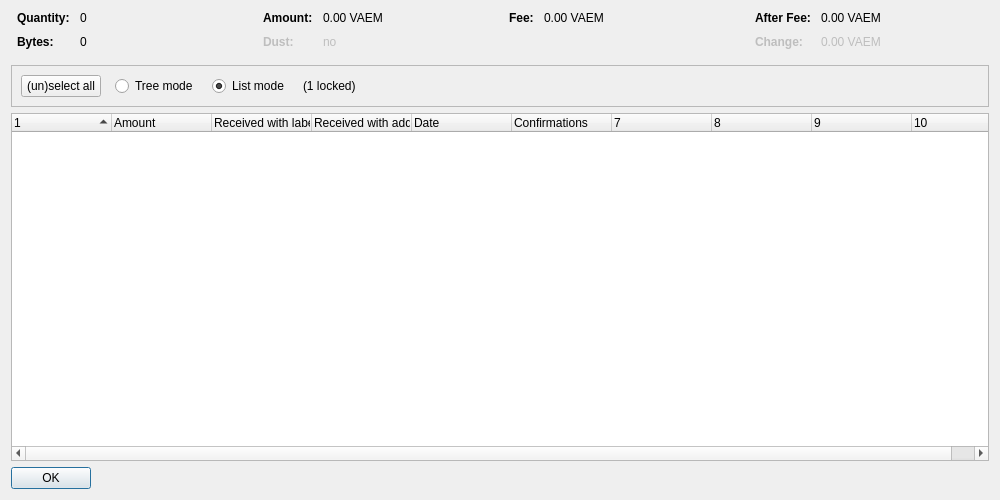
<?xml version="1.0" encoding="UTF-8"?>
<ui version="4.0">
 <class>CoinControlDialog</class>
 <widget class="QDialog" name="CoinControlDialog">
  <property name="geometry">
   <rect>
    <x>0</x>
    <y>0</y>
    <width>1000</width>
    <height>500</height>
   </rect>
  </property>
  <property name="windowTitle">
   <string>Coin Selection</string>
  </property>
  <layout class="QVBoxLayout" name="verticalLayout">
   <item>
    <layout class="QHBoxLayout" name="horizontalLayoutTop" stretch="0,0,0,0">
     <property name="topMargin">
      <number>0</number>
     </property>
     <property name="bottomMargin">
      <number>10</number>
     </property>
     <item>
      <layout class="QFormLayout" name="formLayoutCoinControl1">
       <property name="horizontalSpacing">
        <number>10</number>
       </property>
       <property name="verticalSpacing">
        <number>10</number>
       </property>
       <property name="leftMargin">
        <number>6</number>
       </property>
       <property name="rightMargin">
        <number>6</number>
       </property>
       <item row="0" column="0">
        <widget class="QLabel" name="labelCoinControlQuantityText">
         <property name="font">
          <font>
           <weight>75</weight>
           <bold>true</bold>
          </font>
         </property>
         <property name="text">
          <string>Quantity:</string>
         </property>
        </widget>
       </item>
       <item row="0" column="1">
        <widget class="QLabel" name="labelCoinControlQuantity">
         <property name="cursor">
          <cursorShape>IBeamCursor</cursorShape>
         </property>
         <property name="contextMenuPolicy">
          <enum>Qt::ActionsContextMenu</enum>
         </property>
         <property name="text">
          <string notr="true">0</string>
         </property>
         <property name="textInteractionFlags">
          <set>Qt::LinksAccessibleByMouse|Qt::TextSelectableByKeyboard|Qt::TextSelectableByMouse</set>
         </property>
        </widget>
       </item>
       <item row="1" column="0">
        <widget class="QLabel" name="labelCoinControlBytesText">
         <property name="font">
          <font>
           <weight>75</weight>
           <bold>true</bold>
          </font>
         </property>
         <property name="text">
          <string>Bytes:</string>
         </property>
        </widget>
       </item>
       <item row="1" column="1">
        <widget class="QLabel" name="labelCoinControlBytes">
         <property name="cursor">
          <cursorShape>IBeamCursor</cursorShape>
         </property>
         <property name="contextMenuPolicy">
          <enum>Qt::ActionsContextMenu</enum>
         </property>
         <property name="text">
          <string notr="true">0</string>
         </property>
         <property name="textInteractionFlags">
          <set>Qt::LinksAccessibleByMouse|Qt::TextSelectableByKeyboard|Qt::TextSelectableByMouse</set>
         </property>
        </widget>
       </item>
      </layout>
     </item>
     <item>
      <layout class="QFormLayout" name="formLayoutCoinControl2">
       <property name="horizontalSpacing">
        <number>10</number>
       </property>
       <property name="verticalSpacing">
        <number>10</number>
       </property>
       <property name="leftMargin">
        <number>6</number>
       </property>
       <property name="rightMargin">
        <number>6</number>
       </property>
       <item row="0" column="0">
        <widget class="QLabel" name="labelCoinControlAmountText">
         <property name="font">
          <font>
           <weight>75</weight>
           <bold>true</bold>
          </font>
         </property>
         <property name="text">
          <string>Amount:</string>
         </property>
        </widget>
       </item>
       <item row="0" column="1">
        <widget class="QLabel" name="labelCoinControlAmount">
         <property name="cursor">
          <cursorShape>IBeamCursor</cursorShape>
         </property>
         <property name="contextMenuPolicy">
          <enum>Qt::ActionsContextMenu</enum>
         </property>
         <property name="text">
          <string notr="true">0.00 VAEM</string>
         </property>
         <property name="textInteractionFlags">
          <set>Qt::LinksAccessibleByMouse|Qt::TextSelectableByKeyboard|Qt::TextSelectableByMouse</set>
         </property>
        </widget>
       </item>
       <item row="1" column="0">
        <widget class="QLabel" name="labelCoinControlLowOutputText">
         <property name="enabled">
          <bool>false</bool>
         </property>
         <property name="font">
          <font>
           <weight>75</weight>
           <bold>true</bold>
          </font>
         </property>
         <property name="text">
          <string>Dust:</string>
         </property>
        </widget>
       </item>
       <item row="1" column="1">
        <widget class="QLabel" name="labelCoinControlLowOutput">
         <property name="enabled">
          <bool>false</bool>
         </property>
         <property name="cursor">
          <cursorShape>IBeamCursor</cursorShape>
         </property>
         <property name="contextMenuPolicy">
          <enum>Qt::ActionsContextMenu</enum>
         </property>
         <property name="text">
          <string notr="true">no</string>
         </property>
         <property name="textInteractionFlags">
          <set>Qt::LinksAccessibleByMouse|Qt::TextSelectableByKeyboard|Qt::TextSelectableByMouse</set>
         </property>
        </widget>
       </item>
      </layout>
     </item>
     <item>
      <layout class="QFormLayout" name="formLayoutCoinControl3">
       <property name="horizontalSpacing">
        <number>10</number>
       </property>
       <property name="verticalSpacing">
        <number>10</number>
       </property>
       <property name="leftMargin">
        <number>6</number>
       </property>
       <property name="rightMargin">
        <number>6</number>
       </property>
       <item row="0" column="0">
        <widget class="QLabel" name="labelCoinControlFeeText">
         <property name="font">
          <font>
           <weight>75</weight>
           <bold>true</bold>
          </font>
         </property>
         <property name="text">
          <string>Fee:</string>
         </property>
        </widget>
       </item>
       <item row="0" column="1">
        <widget class="QLabel" name="labelCoinControlFee">
         <property name="cursor">
          <cursorShape>IBeamCursor</cursorShape>
         </property>
         <property name="contextMenuPolicy">
          <enum>Qt::ActionsContextMenu</enum>
         </property>
         <property name="text">
          <string notr="true">0.00 VAEM</string>
         </property>
         <property name="textInteractionFlags">
          <set>Qt::LinksAccessibleByMouse|Qt::TextSelectableByKeyboard|Qt::TextSelectableByMouse</set>
         </property>
        </widget>
       </item>
      </layout>
     </item>
     <item>
      <layout class="QFormLayout" name="formLayoutCoinControl4">
       <property name="horizontalSpacing">
        <number>10</number>
       </property>
       <property name="verticalSpacing">
        <number>10</number>
       </property>
       <property name="leftMargin">
        <number>6</number>
       </property>
       <property name="rightMargin">
        <number>6</number>
       </property>
       <item row="0" column="0">
        <widget class="QLabel" name="labelCoinControlAfterFeeText">
         <property name="font">
          <font>
           <weight>75</weight>
           <bold>true</bold>
          </font>
         </property>
         <property name="text">
          <string>After Fee:</string>
         </property>
        </widget>
       </item>
       <item row="0" column="1">
        <widget class="QLabel" name="labelCoinControlAfterFee">
         <property name="cursor">
          <cursorShape>IBeamCursor</cursorShape>
         </property>
         <property name="contextMenuPolicy">
          <enum>Qt::ActionsContextMenu</enum>
         </property>
         <property name="text">
          <string notr="true">0.00 VAEM</string>
         </property>
         <property name="textInteractionFlags">
          <set>Qt::LinksAccessibleByMouse|Qt::TextSelectableByKeyboard|Qt::TextSelectableByMouse</set>
         </property>
        </widget>
       </item>
       <item row="1" column="0">
        <widget class="QLabel" name="labelCoinControlChangeText">
         <property name="enabled">
          <bool>false</bool>
         </property>
         <property name="font">
          <font>
           <weight>75</weight>
           <bold>true</bold>
          </font>
         </property>
         <property name="text">
          <string>Change:</string>
         </property>
        </widget>
       </item>
       <item row="1" column="1">
        <widget class="QLabel" name="labelCoinControlChange">
         <property name="enabled">
          <bool>false</bool>
         </property>
         <property name="cursor">
          <cursorShape>IBeamCursor</cursorShape>
         </property>
         <property name="contextMenuPolicy">
          <enum>Qt::ActionsContextMenu</enum>
         </property>
         <property name="text">
          <string notr="true">0.00 VAEM</string>
         </property>
         <property name="textInteractionFlags">
          <set>Qt::LinksAccessibleByMouse|Qt::TextSelectableByKeyboard|Qt::TextSelectableByMouse</set>
         </property>
        </widget>
       </item>
      </layout>
     </item>
    </layout>
   </item>
   <item>
    <widget class="QFrame" name="frame">
     <property name="minimumSize">
      <size>
       <width>0</width>
       <height>40</height>
      </size>
     </property>
     <property name="frameShape">
      <enum>QFrame::StyledPanel</enum>
     </property>
     <property name="frameShadow">
      <enum>QFrame::Sunken</enum>
     </property>
     <layout class="QHBoxLayout" name="horizontalLayout">
      <item>
       <layout class="QHBoxLayout" name="horizontalLayoutPanel" stretch="0,0,0,0,0">
        <property name="spacing">
         <number>14</number>
        </property>
        <item>
         <widget class="QPushButton" name="pushButtonSelectAll">
          <property name="sizePolicy">
           <sizepolicy hsizetype="Maximum" vsizetype="Fixed">
            <horstretch>0</horstretch>
            <verstretch>0</verstretch>
           </sizepolicy>
          </property>
          <property name="text">
           <string>(un)select all</string>
          </property>
          <property name="autoDefault">
           <bool>false</bool>
          </property>
         </widget>
        </item>
        <item>
         <widget class="QRadioButton" name="radioTreeMode">
          <property name="sizePolicy">
           <sizepolicy hsizetype="Maximum" vsizetype="Fixed">
            <horstretch>0</horstretch>
            <verstretch>0</verstretch>
           </sizepolicy>
          </property>
          <property name="text">
           <string>Tree mode</string>
          </property>
         </widget>
        </item>
        <item>
         <widget class="QRadioButton" name="radioListMode">
          <property name="sizePolicy">
           <sizepolicy hsizetype="Maximum" vsizetype="Fixed">
            <horstretch>0</horstretch>
            <verstretch>0</verstretch>
           </sizepolicy>
          </property>
          <property name="text">
           <string>List mode</string>
          </property>
          <property name="checked">
           <bool>true</bool>
          </property>
         </widget>
        </item>
        <item>
         <widget class="QLabel" name="labelLocked">
          <property name="text">
           <string notr="true">(1 locked)</string>
          </property>
         </widget>
        </item>
        <item>
         <spacer name="horizontalSpacer">
          <property name="orientation">
           <enum>Qt::Horizontal</enum>
          </property>
          <property name="sizeHint" stdset="0">
           <size>
            <width>40</width>
            <height>20</height>
           </size>
          </property>
         </spacer>
        </item>
       </layout>
      </item>
     </layout>
    </widget>
   </item>
   <item>
    <widget class="CoinControlTreeWidget" name="treeWidget">
     <property name="contextMenuPolicy">
      <enum>Qt::CustomContextMenu</enum>
     </property>
     <property name="sortingEnabled">
      <bool>false</bool>
     </property>
     <property name="columnCount">
      <number>10</number>
     </property>
     <attribute name="headerShowSortIndicator" stdset="0">
      <bool>true</bool>
     </attribute>
     <attribute name="headerStretchLastSection">
      <bool>false</bool>
     </attribute>
     <column>
      <property name="text">
       <string/>
      </property>
     </column>
     <column>
      <property name="text">
       <string>Amount</string>
      </property>
     </column>
     <column>
      <property name="text">
       <string>Received with label</string>
      </property>
     </column>
     <column>
      <property name="text">
       <string>Received with address</string>
      </property>
     </column>
     <column>
      <property name="text">
       <string>Date</string>
      </property>
     </column>
     <column>
      <property name="text">
       <string>Confirmations</string>
      </property>
      <property name="toolTip">
       <string>Confirmed</string>
      </property>
     </column>
     <column>
      <property name="text">
       <string/>
      </property>
     </column>
     <column>
      <property name="text">
       <string/>
      </property>
     </column>
     <column>
      <property name="text">
       <string/>
      </property>
     </column>
     <column>
      <property name="text">
       <string/>
      </property>
     </column>
    </widget>
   </item>
   <item>
    <widget class="QDialogButtonBox" name="buttonBox">
     <property name="sizePolicy">
      <sizepolicy hsizetype="Maximum" vsizetype="Fixed">
       <horstretch>0</horstretch>
       <verstretch>0</verstretch>
      </sizepolicy>
     </property>
     <property name="orientation">
      <enum>Qt::Horizontal</enum>
     </property>
     <property name="standardButtons">
      <set>QDialogButtonBox::Ok</set>
     </property>
    </widget>
   </item>
  </layout>
 </widget>
 <customwidgets>
  <customwidget>
   <class>CoinControlTreeWidget</class>
   <extends>QTreeWidget</extends>
   <header>coincontroltreewidget.h</header>
  </customwidget>
 </customwidgets>
 <resources/>
 <connections/>
</ui>
